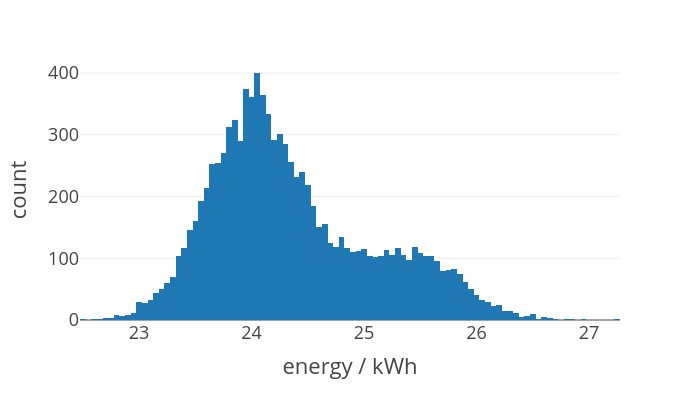

Notebook cell for this chart:
### Code cell
# look at the distribution of the cost of the cell stacks

plot_data = pd.DataFrame({
    'cell_name': [c.name for c in cells],
    'energy': [c.energy for c in cells]
})

px.histogram(plot_data, x='energy', nbins=100, template='presentation', 
             labels={'energy': 'energy / kWh'}, width=700, height=400).show()

### Figure 1 — Plotly figure (JSON) as saved in the notebook; plotly's stock layout.template omitted (floating-point values rounded to 4 significant figures; data arrays with more than 128 entries replaced by an {"elided": "..."} marker saying what was removed)
{"data": [{"bingroup": "x", "hovertemplate": "energy / kWh=%{x}<br>count=%{y}<extra></extra>", "legendgroup": "", "marker": {"color": "#1F77B4", "pattern": {"shape": ""}}, "name": "", "nbinsx": 100, "orientation": "v", "showlegend": false, "type": "histogram", "x": {"elided": "10000 float values"}, "xaxis": "x", "yaxis": "y"}], "layout": {"barmode": "relative", "height": 400, "legend": {"tracegroupgap": 0}, "margin": {"t": 60}, "width": 700, "xaxis": {"anchor": "y", "domain": [0, 1], "title": {"text": "energy / kWh"}}, "yaxis": {"anchor": "x", "domain": [0, 1], "title": {"text": "count"}}}}
